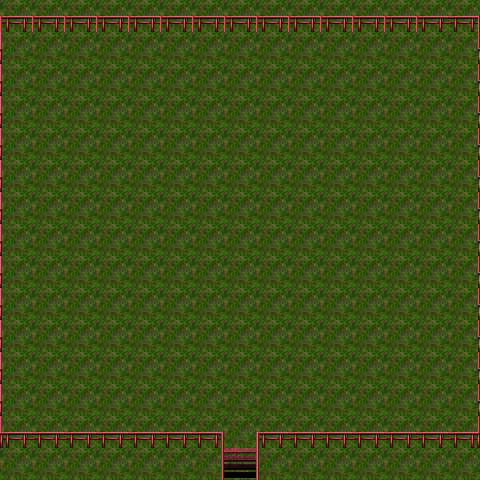

Below is a game level as drawn by its tile map, then a one-line description and the .tmx that defines it (tile-layer data replaced by summaries):
An orthogonal 15x15 tile map with 32x32 px tiles, 2 tile layers (Tile Layer 1, Tile Layer 2), 3 tilesets.

<map version="1.0" orientation="orthogonal" renderorder="right-down" width="15" height="15" tilewidth="32" tileheight="32" nextobjectid="2">
 <tileset firstgid="1" name="grass" tilewidth="32" tileheight="32" tilecount="16" columns="4">
  <image source="imgs/grass.png" width="128" height="128" />
 </tileset>
 <tileset firstgid="17" name="TileEmodernEBtiles2" tilewidth="32" tileheight="32" tilecount="256" columns="16">
  <image source="imgs/TileEmodernEBtiles2.png" width="512" height="512" />
 </tileset>
 <tileset firstgid="273" name="house_inside" tilewidth="32" tileheight="32" tilecount="224" columns="16">
  <image source="imgs/house_inside.png" width="512" height="448" />
 </tileset>
 <layer name="Tile Layer 1" width="15" height="15">
  <data>[225 cells, 225 non-empty, 1 distinct tile ids]</data>
 </layer>
 <layer name="Tile Layer 2" width="15" height="15">
  <data>[225 cells, 57 non-empty, 13 distinct tile ids]</data>
 </layer>
</map>
